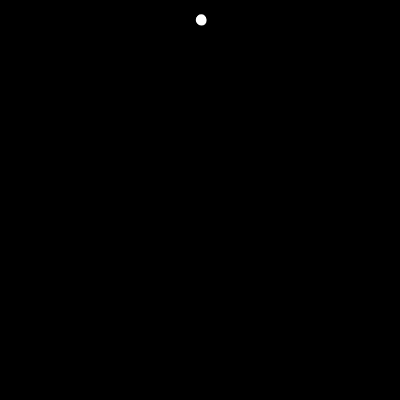
Frame 1 (no input)
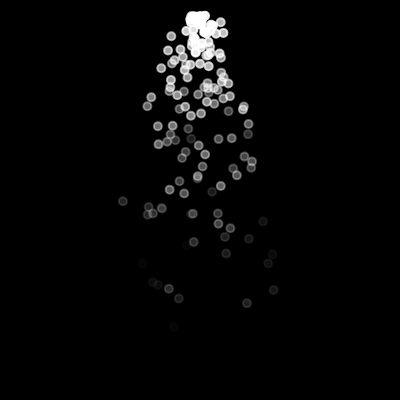
Frame 60 (no input)
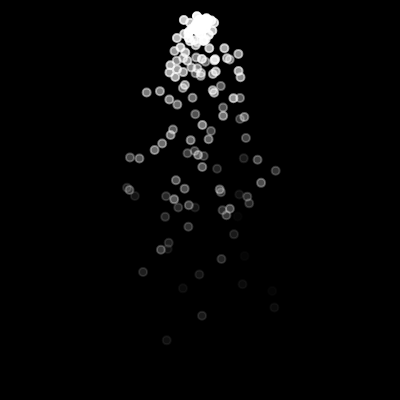
Frame 120 (the mouse pressed at the canvas centre since frame 60)

The p5.js sketch that drew these frames (run headless with seeded random() and noise() and a simulated clock; from frame 60 on, the mouse is pressed at the canvas centre):

// p5.js sketch
// ── sketch.js
let particles = [];

function setup() {
  createCanvas(400, 400);
}

function draw() {
  background(0);
  for (let i = 0; i < 3; i++) {
    particles.push(new Particle(200, 20));
  }

  for (let particle of particles) {
    let gravity = createVector(0, 0.2);
    particle.applyForce(gravity);
    particle.update();
    particle.show();
  }

  for (let i = particles.length - 1; i >= 0; i--) {
    if (particles[i].finished()) {
      particles.splice(i, 1);
    }
  }
}
// ── particle.js
class Particle {
  constructor(x, y) {
    this.pos = createVector(x, y);
    this.vel = p5.Vector.random2D();
    this.vel.mult(random(0.5, 2));
    this.acc = createVector(0, 0);
    this.r = 4;
    this.lifetime = 255;
  }

  finished() {
    return this.lifetime < 0;
  }

  applyForce(force) {
    this.acc.add(force);
  }

  edges() {
    if (this.pos.y >= height - this.r) {
      this.pos.y = height - this.r;
      this.vel.y *= -1;
    }

    if (this.pos.x >= width - this.r) {
      this.pos.x = width - this.r;
      this.vel.x *= -1;
    } else if (this.pos.x <= this.r) {
      this.pos.x = this.r;
      this.vel.x *= -1;
    }
  }

  update() {
    this.vel.add(this.acc);
    this.pos.add(this.vel);
    this.acc.set(0, 0);

    this.lifetime -= 5;
  }

  show() {
    stroke(255, this.lifetime);
    strokeWeight(2);
    fill(255, this.lifetime);

    ellipse(this.pos.x, this.pos.y, this.r * 2);
  }
}
